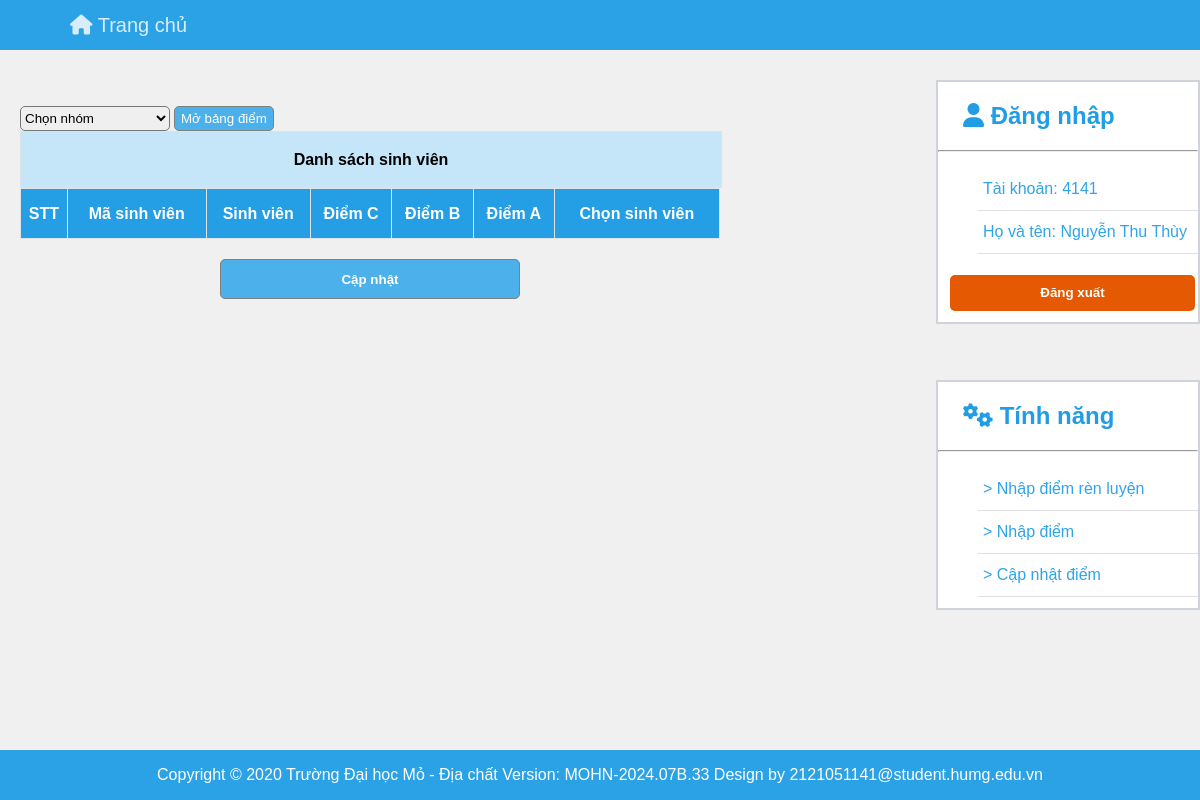
Before: /web/teacher/cap_nhat_diem.php (signed in) with the older database file.
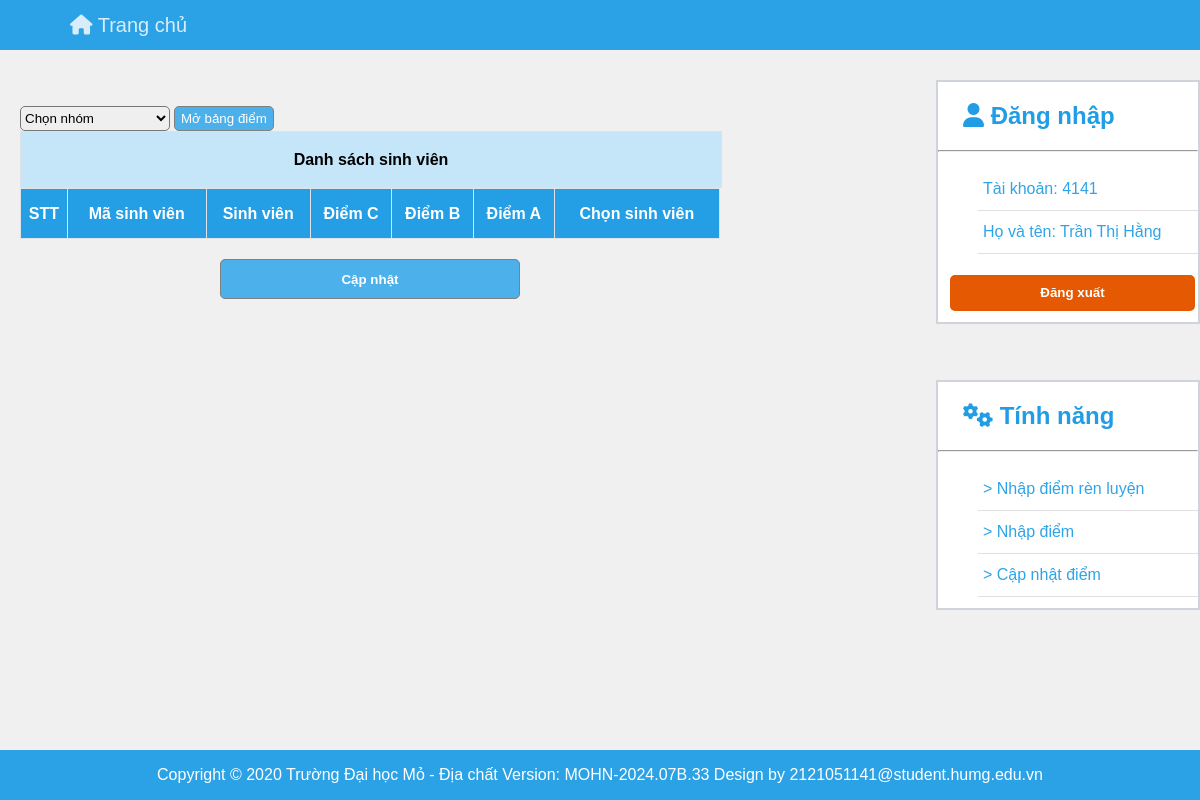
After: the same page with the newer database file.
### tables this page shows
CREATE TABLE `giang_vien` (
  `mgv` int(10) NOT NULL,
  `ma_khoa` varchar(10) DEFAULT NULL,
  `ho_dem` varchar(50) NOT NULL,
  `ten` varchar(50) NOT NULL,
  `sdt` int(10) NOT NULL,
  `email` varchar(50) NOT NULL,
  `mat_khau` varchar(50) NOT NULL,
  `ngay_sinh` date NOT NULL,
  `gioi_tinh` varchar(10) NOT NULL
);

### web/teacher/menu.php (the view, shortened to what this page needs)
<!DOCTYPE html>
<html lang="en">
<head>
    <link rel="stylesheet" href="home_teacher.css">
    <link rel="stylesheet" href="https://cdnjs.cloudflare.com/ajax/libs/font-awesome/6.4.2/css/all.min.css" />
</head>
<body>
    <div class="login">
        <h2><i class="fa-solid fa-user"></i> Đăng nhập</h2>
        <hr>
        <ul>
            <li>Tài khoản: <?php echo $_SESSION['mgv']; ?></li>
            <li><?php
                include('../home/home/config.php');
                $mgv = $_SESSION['mgv'];
                $sql = "SELECT mgv, ho_dem, ten FROM giang_vien WHERE mgv = '$mgv'";
                $result = $conn->query($sql);
                if ($result->num_rows > 0) {
                    while($row = $result->fetch_assoc()) {
                        echo "Họ và tên: ". $row["ho_dem"]. " " . $row["ten"] ;
                    }
                } else {
                    echo "Không tìm được tài khoản";
                }
            ?></li>
        </ul>
        <button><a href="/web/home/login/logout.php"><b>Đăng xuất</b></a></button>
    </div>
    <div class="menu">
        <h2><i class="fa-solid fa-gears"></i> Tính năng</h2>
        <hr>
        <ul>
            <a href="trang_nhap_drl.php"><li>> Nhập điểm rèn luyện</li></a>
            <a href="trang_nhap_diem.php"><li>> Nhập điểm</li></a>
            <a href="cap_nhat_diem.php"><li>> Cập nhật điểm</li></a>
        </ul>
    </div>
</body>
</html>

Changed rows visible on the page:
changed giang_vien: ho_dem "Nguyễn Thu" → "Trần Thị"; ten "Thùy" → "Hằng"
